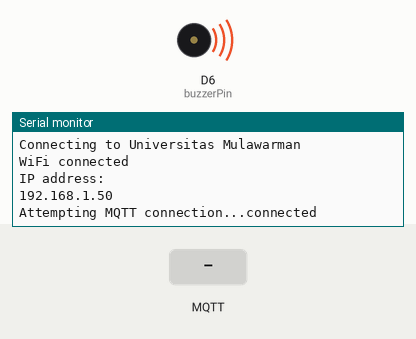
Simulated run of this sketch. Board: ESP8266 (NodeMCU). Parts: buzzer (waves = sounding, pin HIGH), the last lines printed to the serial monitor. Inputs (shaded band) come from the test bench. WiFi joins after 1.5 s; servers stay silent unless stated; random numbers use the default seed unless the sketch sets one; no MQTT or app messages arrive unless stated.

Above: at 2.7 s.
2.8 s: MQTT message "1" arrives on the first subscribed topic
At 3.9 s:
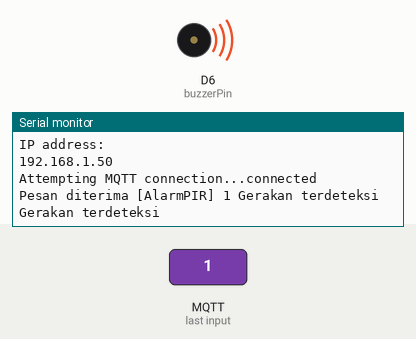
4.3 s: MQTT message "on" arrives on the first subscribed topic
At 5.1 s:
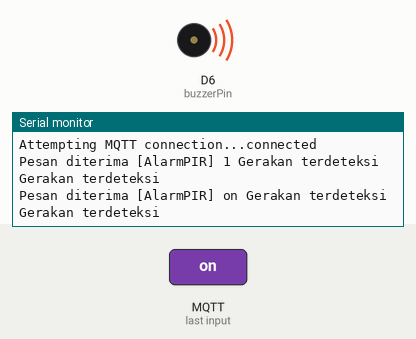
5.8 s: MQTT message "off" arrives on the first subscribed topic
At 6.2 s:
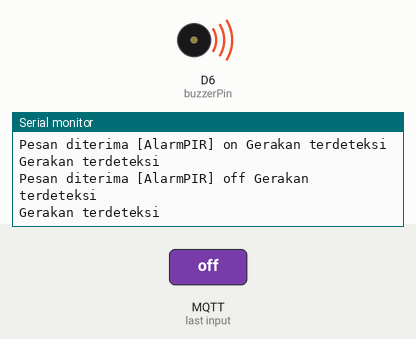

The sketch:

sketch_sub.ino
```cpp
/*
    Program Alarm PIR dengan Telegram
    dibuat oleh Indobot
*/
#include <ESP8266WiFi.h>
#include <PubSubClient.h>
#include "CTBot.h"  //Pendeklarasian Library
CTBot myBot;

const char* ssid = "Universitas Mulawarman";
const char* password = "";
String token = "6115141412:AAFNjoX6lor_O8cd_FwNQ9GwOKQvDdcVLRc";   //token chatbot
const char* mqtt_server = "broker.hivemq.com";
const int id = 1013940006;      //id telegram kalian

//MQTT
WiFiClient espClient;
PubSubClient client(espClient);
unsigned long lastMsg = 0;
#define MSG_BUFFER_SIZE  (50)
char msg[MSG_BUFFER_SIZE];
int value = 0;

#define buzzerPin D6  // Pemilihan Pin dan pendeklarasian variabel
int pirValue;

void setup_wifi() {
  delay(10);
  // menghubungkan microkontroller ke wifi
  Serial.println();
  Serial.print("Connecting to ");
  Serial.println(ssid);

  WiFi.mode(WIFI_STA);
  WiFi.begin(ssid, password);

  while (WiFi.status() != WL_CONNECTED) {
    delay(500);
    Serial.print(".");
  }

  randomSeed(micros());

  Serial.println("");
  Serial.println("WiFi connected");
  Serial.println("IP address: ");
  Serial.println(WiFi.localIP());
}
// untuk hubungkan ke broker
void reconnect() {
  // Loop until we're reconnected
  while (!client.connected()) {
    Serial.print("Attempting MQTT connection...");
    // Create a random client ID
    String clientId = "ESP8266Client-";
    clientId += String(random(0xffff), HEX);
    // Attempt to connect
    if (client.connect(clientId.c_str())) {
      Serial.println("connected");
      client.subscribe("AlarmPIR");
    } else {
      Serial.print("failed, rc=");
      Serial.print(client.state());
      Serial.println(" try again in 5 seconds");
      // Wait 5 seconds before retrying
      delay(5000);
    }
  }
}
//untuk terima data publisher
void callback(char* topic, byte* payload, unsigned int length) {
  Serial.print("Pesan diterima [");
  Serial.print(topic);
  Serial.print("] ");
  String data = ""; // variabel untuk menyimpan data yang berbentuk array char
  for (int i = 0; i < length; i++) {
    Serial.print((char)payload[i]);
    data += (char)payload[i]; // menyimpan kumpulan char kedalam string
  }
  Serial.println(" Gerakan terdeteksi");
//  pirValue = digitalRead(pirPin);
//  digitalWrite(pirValue);
  if (pirValue == LOW)  //Apabila Terdeteksi Gerakan
    {
      Serial.println("Gerakan terdeteksi");
      myBot.sendMessage(id, "Gerakan terdeteksi");
    }
    delay(100);
}

void setup(){  //Pengaturan Pin dan Variabel
  Serial.begin(9600);
  Serial.println("Starting TelegramBot...");
  myBot.wifiConnect(ssid, password);
  myBot.setTelegramToken(token);
  if (myBot.testConnection()) {
    Serial.println("Koneksi Bagus");
  } else {
    Serial.println("Koneksi Jelek");
  }
  pinMode(buzzerPin, OUTPUT);
//  pinMode(pirPin, INPUT);
  digitalWrite(buzzerPin, HIGH);
  setup_wifi();
  client.setServer(mqtt_server, 1883);
  client.setCallback(callback);
}

void loop() {
  if (!client.connected()) {
    reconnect();
  }
  client.loop();
}
```

Measured:
- after the input at 2.8 s, the serial monitor: prints a new line at once (image 1)
- after the input at 4.3 s, the serial monitor: prints a new line at once (image 2)
- after the input at 5.8 s, the serial monitor: prints a new line at once (image 3)
